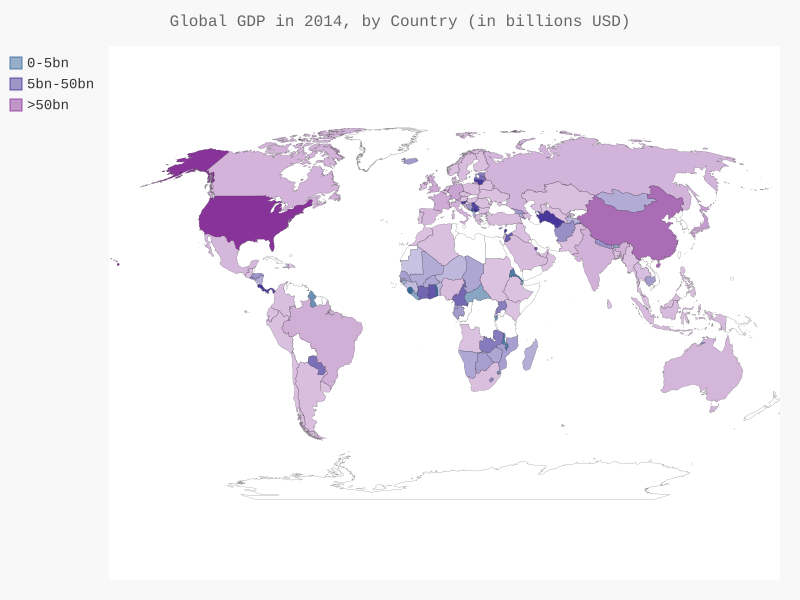

This figure's Python source:
import json

import pygal
from pygal.style import LightColorizedStyle as LCS, RotateStyle as RS
from pygal.maps.world import World

from country_codes import get_country_code

# Load the data into a list.
filename = 'global_gdp.json'
with open(filename) as f:
    gdp_data = json.load(f)

# Build a dictionary of gdp data.
cc_gdps = {}
for gdp_dict in gdp_data:
    if gdp_dict['Year'] == '2014':
        country_name = gdp_dict['Country Name']
        gdp = int(float(gdp_dict['Value']))
        code = get_country_code(country_name)
        if code:
            cc_gdps[code] = gdp

# Group the countries into 3 gdp levels.
#  Less than 5 billion, less than 50 billion, >= 50 billion.
#  Also, convert to billions for displaying values.
cc_gdps_1, cc_gdps_2, cc_gdps_3 = {}, {}, {}
for cc, gdp in cc_gdps.items():
    if gdp < 5000000000:
        cc_gdps_1[cc] = round(gdp / 1000000000)
    elif gdp < 50000000000:
        cc_gdps_2[cc] = round(gdp / 1000000000)
    else:
        cc_gdps_3[cc] = round(gdp / 1000000000)

# See how many countries are in each level.
print(len(cc_gdps_1), len(cc_gdps_2), len(cc_gdps_3))

wm_style = RS('#336699', base_style=LCS)
wm = World(style=wm_style)
wm.title = 'Global GDP in 2014, by Country (in billions USD)'
wm.add('0-5bn', cc_gdps_1)
wm.add('5bn-50bn', cc_gdps_2)
wm.add('>50bn', cc_gdps_3)

wm.render_to_file('global_gdp.svg')
